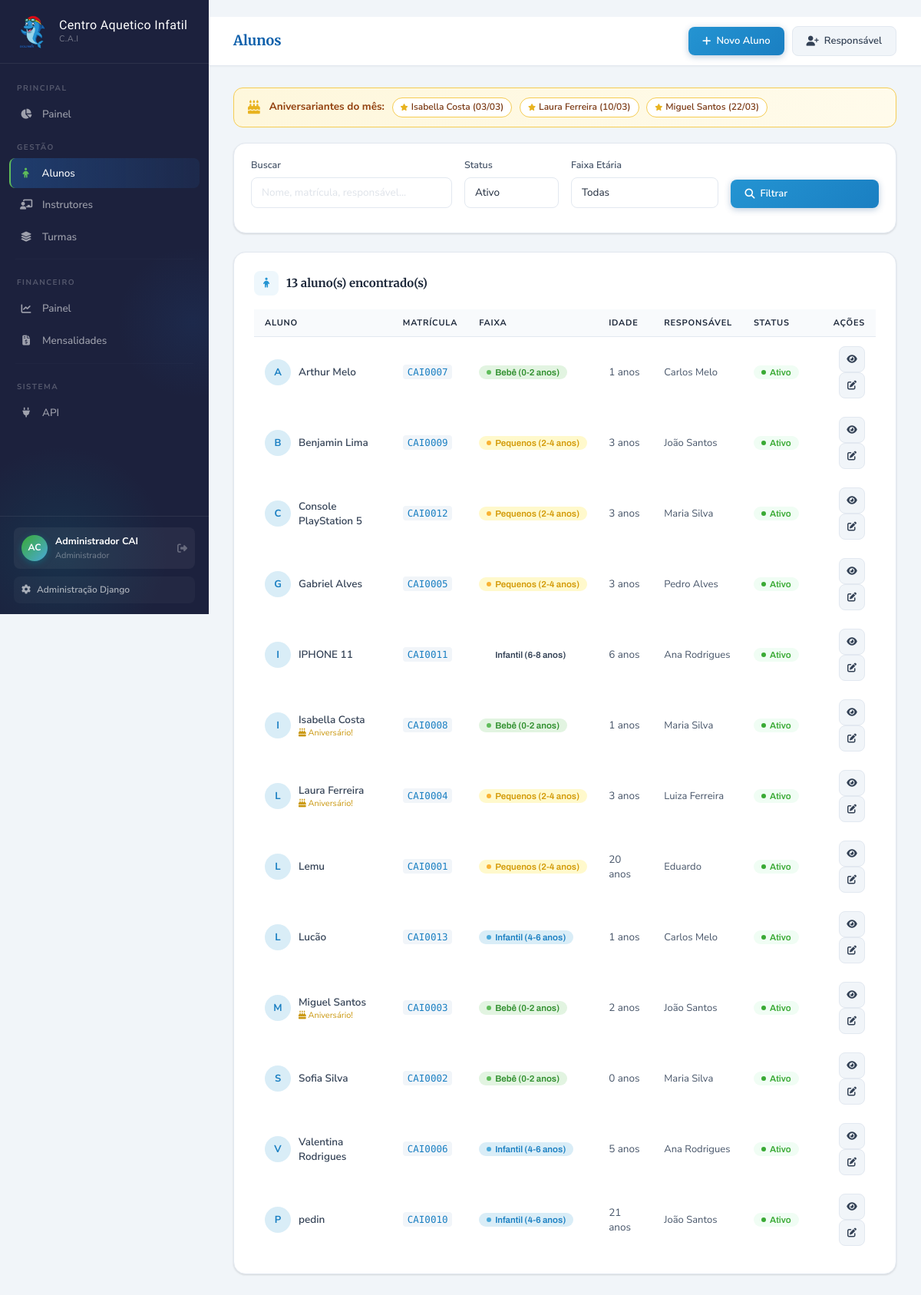
Screenshot of /alunos/ (signed in) with the database file from the repository.
### apps/accounts/models.py (models this page shows, shortened)
class Usuario(AbstractUser):
    PERFIL_CHOICES = [
        ('admin', 'Administrador'),
        ('coordenacao', 'Coordenação'),
        ('financeiro', 'Financeiro'),
        ('professor', 'Professor'),
    ]
    perfil = models.CharField(
        max_length=20,
        choices=PERFIL_CHOICES,
        default='professor',
        verbose_name='Perfil'
    )
    telefone = models.CharField(max_length=20, blank=True, verbose_name='Telefone')
    foto = models.ImageField(
        upload_to='usuarios/', null=True, blank=True, verbose_name='Foto'
    )
    ativo = models.BooleanField(default=True, verbose_name='Ativo')
    criado_em = models.DateTimeField(auto_now_add=True)
    atualizado_em = models.DateTimeField(auto_now=True)
    class Meta:
        verbose_name = 'Usuário'
        verbose_name_plural = 'Usuários'
        ordering = ['first_name', 'last_name']

### apps/alunos/models.py (models this page shows, shortened)
class Aluno(models.Model):
    FAIXA_ETARIA_CHOICES = [
        ('bebe', 'Bebê (0-2 anos)'),
        ('toddler', 'Pequenos (2-4 anos)'),
        ('kids', 'Infantil (4-6 anos)'),
        ('junior', 'Infantil (6-8 anos)'),
    ]
    STATUS_CHOICES = [
        ('ativo', 'Ativo'),
        ('inativo', 'Inativo'),
        ('trancado', 'Trancado'),
    ]
    matricula = models.CharField(max_length=20, unique=True, verbose_name='Matrícula')
    nome = models.CharField(max_length=150, verbose_name='Nome Completo')
    data_nascimento = models.DateField(verbose_name='Data de Nascimento')
    faixa_etaria = models.CharField(
        max_length=20, choices=FAIXA_ETARIA_CHOICES, verbose_name='Faixa Etária'
    )
    status = models.CharField(
        max_length=20, choices=STATUS_CHOICES, default='ativo', verbose_name='Status'
    )
    responsavel_principal = models.ForeignKey(
        Responsavel, on_delete=models.PROTECT,
        related_name='alunos_principal', verbose_name='Responsável Principal'
    )
    responsavel_secundario = models.ForeignKey(
        Responsavel, on_delete=models.SET_NULL,
        null=True, blank=True, related_name='alunos_secundario',
        verbose_name='Responsável Secundário'
    )
    tipo_sanguineo = models.CharField(max_length=5, blank=True, verbose_name='Tipo Sanguíneo')
    alergias = models.TextField(blank=True, verbose_name='Alergias')
    medicamentos = models.TextField(blank=True, verbose_name='Medicamentos em uso')
    condicoes_especiais = models.TextField(blank=True, verbose_name='Condições Especiais')
    plano_saude = models.CharField(max_length=100, blank=True, verbose_name='Plano de Saúde')
    autorizacao_foto = models.BooleanField(default=False, verbose_name='Autoriza uso de foto')
    autorizacao_saida = models.BooleanField(default=False, verbose_name='Autoriza saída sozinho')
    foto = models.ImageField(upload_to='alunos/fotos/', null=True, blank=True, verbose_name='Foto')
    documento = models.FileField(
        upload_to='alunos/docs/', null=True, blank=True, verbose_name='Documento'
    )
    observacoes = models.TextField(blank=True, verbose_name='Observações')
    data_matricula = models.DateField(default=date.today, verbose_name='Data de Matrícula')
    criado_em = models.DateTimeField(auto_now_add=True)
    atualizado_em = models.DateTimeField(auto_now=True)
    class Meta:
        verbose_name = 'Aluno'
        verbose_name_plural = 'Alunos'
        ordering = ['nome']
    def calcular_idade(self):
        hoje = date.today()
        nascimento = self.data_nascimento
        return (
            hoje.year - nascimento.year
            - ((hoje.month, hoje.day) < (nascimento.month, nascimento.day))
        )
    @property
    def idade(self):
        return self.calcular_idade()
    @property
    def aniversario_no_mes(self):
        return self.data_nascimento.month == date.today().month

class Responsavel(models.Model):
    nome = models.CharField(max_length=150, verbose_name='Nome Completo')
    cpf = models.CharField(max_length=14, unique=True, verbose_name='CPF')
    rg = models.CharField(max_length=20, blank=True, verbose_name='RG')
    telefone = models.CharField(max_length=20, verbose_name='Telefone')
    telefone_emergencia = models.CharField(max_length=20, blank=True, verbose_name='Tel. Emergência')
    email = models.EmailField(blank=True, verbose_name='E-mail')
    parentesco = models.CharField(
        max_length=30,
        choices=[
            ('mae', 'Mãe'), ('pai', 'Pai'), ('avo', 'Avó/Avô'),
            ('tio', 'Tio/Tia'), ('responsavel', 'Responsável Legal'), ('outro', 'Outro'),
        ],
        default='mae',
        verbose_name='Parentesco'
    )
    cep = models.CharField(max_length=9, blank=True, verbose_name='CEP')
    logradouro = models.CharField(max_length=200, blank=True, verbose_name='Logradouro')
    numero = models.CharField(max_length=10, blank=True, verbose_name='Número')
    complemento = models.CharField(max_length=100, blank=True, verbose_name='Complemento')
    bairro = models.CharField(max_length=100, blank=True, verbose_name='Bairro')
    cidade = models.CharField(max_length=100, default='Araripina', verbose_name='Cidade')
    estado = models.CharField(max_length=2, default='PE', verbose_name='Estado')
    criado_em = models.DateTimeField(auto_now_add=True)
    atualizado_em = models.DateTimeField(auto_now=True)
    class Meta:
        verbose_name = 'Responsável'
        verbose_name_plural = 'Responsáveis'
        ordering = ['nome']

### apps/alunos/views.py (the view)
# urls.py: path('', views.lista_alunos, name='lista_alunos'),
@login_required
def lista_alunos(request):
    q = request.GET.get('q', '')
    status = request.GET.get('status', 'ativo')
    faixa = request.GET.get('faixa', '')
    alunos = Aluno.objects.select_related('responsavel_principal').all()
    if status:
        alunos = alunos.filter(status=status)
    if faixa:
        alunos = alunos.filter(faixa_etaria=faixa)
    if q:
        alunos = alunos.filter(
            Q(nome__icontains=q) |
            Q(matricula__icontains=q) |
            Q(responsavel_principal__nome__icontains=q)
        )
    aniversariantes = Aluno.objects.filter(
        status='ativo', data_nascimento__month=date.today().month
    ).order_by('data_nascimento__day')
    context = {
        'alunos': alunos,
        'aniversariantes': aniversariantes,
        'q': q,
        'status': status,
        'faixa': faixa,
        'total': alunos.count(),
    }
    return render(request, 'alunos/lista.html', context)

### templates/alunos/lista.html (shortened to what this page needs)
﻿{% extends 'base.html' %}
{% block page_title %}Alunos{% endblock %}
{% block topbar_actions %}
<a href="{% url 'novo_aluno' %}" class="btn-cai btn-cai-primary"><i class="fas fa-plus"></i> Novo Aluno</a>
<a href="{% url 'novo_responsavel' %}" class="btn-cai btn-cai-ghost"><i class="fas fa-user-plus"></i> Responsável</a>
{% endblock %}
{% block content %}
{% if aniversariantes %}
<div style="background:linear-gradient(90deg,#fef7dc,#fffbeb);border:1px solid #f5cc52;border-radius:12px;padding:12px 18px;margin-bottom:20px;display:flex;align-items:center;gap:12px;">
  <i class="fas fa-birthday-cake" style="color:#e8b320;font-size:18px;"></i>
  <div>
    <strong style="font-size:13.5px;color:#92400e;">Aniversariantes do mês:</strong>
    {% for a in aniversariantes %}
    <span style="display:inline-flex;align-items:center;gap:4px;background:#fff;border:1px solid #f5cc52;border-radius:20px;padding:2px 10px;font-size:12px;font-weight:600;color:#78350f;margin-left:6px;">
      <i class="fas fa-star" style="font-size:9px;color:#e8b320;"></i>{{ a.nome }} ({{ a.data_nascimento|date:"d/m" }})
    </span>
    {% endfor %}
  </div>
</div>
{% endif %}
<div class="card-surface mb-4" style="padding:18px 22px;">
  <form method="get" class="row g-3 align-items-end">
    <div class="col-md-4">
      <label class="form-label">Buscar</label>
      <input type="text" name="q" value="{{ q }}" class="form-control" placeholder="Nome, matrícula, responsável...">
    </div>
    <div class="col-md-2">
      <label class="form-label">Status</label>
      <select name="status" class="form-select">
        <option value="ativo" {% if status == 'ativo' %}selected{% endif %}>Ativo</option>
      </select>
    </div>
    <div class="col-md-3">
      <label class="form-label">Faixa Etária</label>
      <select name="faixa" class="form-select">
        <option value="">Todas</option>
      </select>
    </div>
    <div class="col-md-3">
      <button type="submit" class="btn-cai btn-cai-primary w-100"><i class="fas fa-search"></i> Filtrar</button>
    </div>
  </form>
</div>
<div class="card-surface">
  <div class="section-hd">
    <div class="section-hd-icon"><i class="fas fa-child"></i></div>
    <div class="section-hd-title">{{ total }} aluno(s) encontrado(s)</div>
  </div>
  <div class="table-responsive">
    <table class="table-cai">
      <thead>
        <tr><th>Aluno</th><th>Matrícula</th><th>Faixa</th><th>Idade</th><th>Responsável</th><th>Status</th><th style="text-align:right;">Ações</th></tr>
      </thead>
      <tbody>
        {% for aluno in alunos %}
        <tr>
          <td>
            <div style="display:flex;align-items:center;gap:10px;">
              <div class="avatar av-sm av-ocean">{{ aluno.nome|first|upper }}</div>
              <div>
                <div style="font-weight:600;">{{ aluno.nome }}</div>
                {% if aluno.aniversario_no_mes %}<div style="font-size:11px;color:#c9960c;"><i class="fas fa-birthday-cake"></i> Aniversário!</div>{% endif %}
              </div>
            </div>
          </td>
          <td><code>{{ aluno.matricula }}</code></td>
          <td><span class="bdg bdg-{{ aluno.faixa_etaria }}">{{ aluno.get_faixa_etaria_display }}</span></td>
          <td style="color:#475569;">{{ aluno.idade }} anos</td>
          <td style="font-size:13px;color:#475569;">{{ aluno.responsavel_principal.nome|truncatechars:24 }}</td>
          <td><span class="bdg bdg-{{ aluno.status }}">{{ aluno.get_status_display }}</span></td>
          <td style="text-align:right;">
            <a href="{% url 'perfil_aluno' aluno.pk %}" class="btn-cai btn-cai-ghost btn-cai-icon btn-cai-sm" title="Ver perfil"><i class="fas fa-eye"></i></a>
            <a href="{% url 'editar_aluno' aluno.pk %}" class="btn-cai btn-cai-ghost btn-cai-icon btn-cai-sm" title="Editar"><i class="fas fa-edit"></i></a>
          </td>
        </tr>
        {% empty %}
        <tr><td colspan="7">
          <div class="empty-state"><div class="empty-icon"><i class="fas fa-search"></i></div><div style="font-family:'Merriweather',serif;font-size:16px;color:#475569;">Nenhum aluno encontrado</div></div>
        </td></tr>
        {% endfor %}
      </tbody>
    </table>
  </div>
</div>
{% endblock %}

### templates/base.html (shortened to what this page needs)
﻿<!DOCTYPE html>
<html lang="pt-br">
{% load static %}
<head>
  <link href="https://cdnjs.cloudflare.com/ajax/libs/bootstrap/5.3.2/css/bootstrap.min.css" rel="stylesheet">
  <link href="https://cdnjs.cloudflare.com/ajax/libs/font-awesome/6.5.0/css/all.min.css" rel="stylesheet">
</head>
<body>
<nav id="sidebar">
  <div class="sidebar-brand">
    <a href="{% url 'home' %}" class="brand-link">
      <div class="brand-emblem"><img src="{% static 'img/mascote-cai.png' %}" alt="Mascote Dolphin C.A.I"></div>
      <div class="brand-text"><strong>Centro Aquetico Infatil</strong><small>C.A.I</small></div>
    </a>
  </div>
  <div class="sidebar-nav">
    <div class="nav-section-label">Principal</div>
    <div class="nav-item"><a href="{% url 'home' %}" class="nav-link {% if request.resolver_match.url_name == 'home' %}active{% endif %}"><span class="nav-icon"><i class="fas fa-chart-pie"></i></span>Painel</a></div>
    <div class="nav-section-label">Gestão</div>
    <div class="nav-item"><a href="{% url 'lista_alunos' %}" class="nav-link {% if 'aluno' in request.resolver_match.url_name %}active{% endif %}"><span class="nav-icon"><i class="fas fa-child"></i></span>Alunos</a></div>
    <div class="nav-item"><a href="{% url 'lista_professores' %}" class="nav-link {% if 'professor' in request.resolver_match.url_name %}active{% endif %}"><span class="nav-icon"><i class="fas fa-chalkboard-teacher"></i></span>Instrutores</a></div>
    <div class="nav-item"><a href="{% url 'lista_turmas' %}" class="nav-link {% if 'turma' in request.resolver_match.url_name %}active{% endif %}"><span class="nav-icon"><i class="fas fa-layer-group"></i></span>Turmas</a></div>
    <hr class="nav-divider">
    <div class="nav-section-label">Financeiro</div>
    <div class="nav-item"><a href="{% url 'financeiro' %}" class="nav-link {% if request.resolver_match.url_name == 'financeiro' %}active{% endif %}"><span class="nav-icon"><i class="fas fa-chart-line"></i></span>Painel</a></div>
    <div class="nav-item"><a href="{% url 'lista_mensalidades' %}" class="nav-link {% if 'mensalidade' in request.resolver_match.url_name %}active{% endif %}"><span class="nav-icon"><i class="fas fa-file-invoice-dollar"></i></span>Mensalidades</a></div>
    <hr class="nav-divider">
    <div class="nav-section-label">Sistema</div>
    <div class="nav-item"><a href="/api/v1/" target="_blank" class="nav-link"><span class="nav-icon"><i class="fas fa-plug"></i></span>API</a></div>
  </div>
  <div class="sidebar-footer">
    <div class="user-pill">
      <div class="user-avatar-sm">{{ request.user.first_name|first|upper }}{{ request.user.last_name|first|upper }}</div>
      <div class="user-info-sm"><strong>{{ request.user.get_full_name|default:request.user.username }}</strong><small>{{ request.user.get_perfil_display }}</small></div>
      <a href="{% url 'logout' %}" class="user-logout" title="Sair"><i class="fas fa-sign-out-alt"></i></a>
    </div>
    <a href="/admin/" target="_blank" class="sidebar-admin-link"><i class="fas fa-cog"></i>Administração Django</a>
  </div>
</nav>
<div id="main">
  <div class="topbar">
    <div class="topbar-title">{% block page_title %}C.A.I{% endblock %}</div>
    <div class="topbar-actions">{% block topbar_actions %}{% endblock %}</div>
  </div>
  <div class="page-content">{% block content %}{% endblock %}</div>
</div>
</body>
</html>

### rows the page displays
Usuario: user.first_name|first "A", user.last_name|first "C", user.get_full_name "Administrador CAI", user.perfil "Administrador"
Aluno: nome "Isabella Costa", data_nascimento "03/03", nome|first "I", shows "Aniversário!", matricula "CAI0008", faixa_etaria "Bebê (0-2 anos)", idade "1", responsavel_principal.nome "Maria Silva", status "Ativo"
Aluno: nome "Laura Ferreira", data_nascimento "10/03", nome|first "L", shows "Aniversário!", matricula "CAI0004", faixa_etaria "Pequenos (2-4 anos)", idade "3", responsavel_principal.nome "Luiza Ferreira", status "Ativo"
Aluno: nome "Miguel Santos", data_nascimento "22/03", nome|first "M", shows "Aniversário!", matricula "CAI0003", faixa_etaria "Bebê (0-2 anos)", idade "2", responsavel_principal.nome "João Santos", status "Ativo"
Aluno: nome|first "A", nome "Arthur Melo", matricula "CAI0007", faixa_etaria "Bebê (0-2 anos)", idade "1", responsavel_principal.nome "Carlos Melo", status "Ativo"
Aluno: nome|first "B", nome "Benjamin Lima", matricula "CAI0009", faixa_etaria "Pequenos (2-4 anos)", idade "3", responsavel_principal.nome "João Santos", status "Ativo"
Aluno: nome|first "C", nome "Console PlayStation 5", matricula "CAI0012", faixa_etaria "Pequenos (2-4 anos)", idade "3", responsavel_principal.nome "Maria Silva", status "Ativo"
Aluno: nome|first "G", nome "Gabriel Alves", matricula "CAI0005", faixa_etaria "Pequenos (2-4 anos)", idade "3", responsavel_principal.nome "Pedro Alves", status "Ativo"
Aluno: nome|first "I", nome "IPHONE 11", matricula "CAI0011", faixa_etaria "Infantil (6-8 anos)", idade "6", responsavel_principal.nome "Ana Rodrigues", status "Ativo"
Aluno: nome|first "L", nome "Lemu", matricula "CAI0001", faixa_etaria "Pequenos (2-4 anos)", idade "20", responsavel_principal.nome "Eduardo", status "Ativo"
Aluno: nome|first "L", nome "Lucão", matricula "CAI0013", faixa_etaria "Infantil (4-6 anos)", idade "1", responsavel_principal.nome "Carlos Melo", status "Ativo"
Aluno: nome|first "S", nome "Sofia Silva", matricula "CAI0002", faixa_etaria "Bebê (0-2 anos)", idade "0", responsavel_principal.nome "Maria Silva", status "Ativo"
Aluno: nome|first "V", nome "Valentina Rodrigues", matricula "CAI0006", faixa_etaria "Infantil (4-6 anos)", idade "5", responsavel_principal.nome "Ana Rodrigues", status "Ativo"
Aluno: nome|first "P", nome "pedin", matricula "CAI0010", faixa_etaria "Infantil (4-6 anos)", idade "21", responsavel_principal.nome "João Santos", status "Ativo"

### other values shown
{{ total }} "13"
